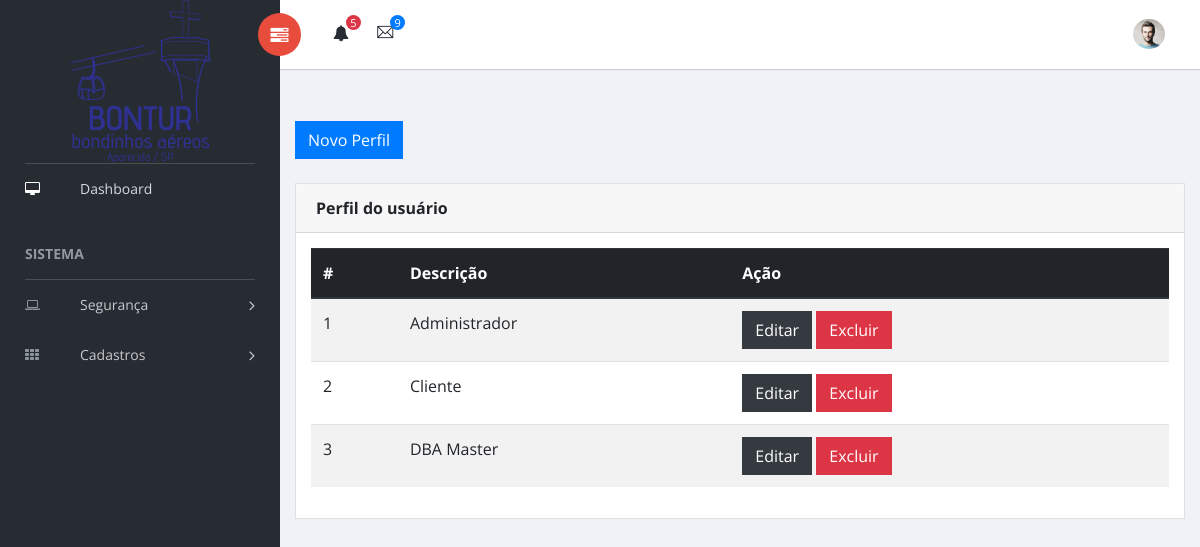
Before: /index.php?exe=perfil/index (signed in) with the older database file.
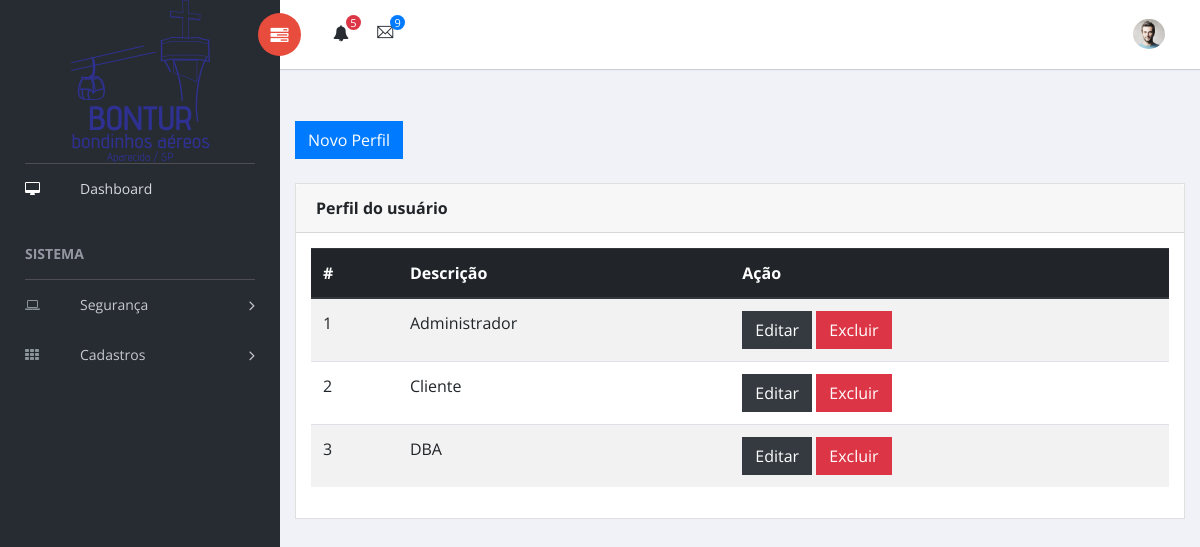
After: the same page with the newer database file.
### tables this page shows
CREATE TABLE IF NOT EXISTS `perfil` (
  `id` int(11) NOT NULL AUTO_INCREMENT,
  `descricao` varchar(100) NOT NULL,
  `permissoes` longtext,
  `data_cadastro` datetime NOT NULL DEFAULT CURRENT_TIMESTAMP,
  `data_alteracao` datetime NOT NULL DEFAULT CURRENT_TIMESTAMP ON UPDATE CURRENT_TIMESTAMP,
  PRIMARY KEY (`id`),
  FULLTEXT KEY `permissoes` (`permissoes`)
);

### src/model/TPerfilRecord.class.php (called while the page is built, shortened)
<?php
class TPerfilRecord extends TRecord
{
    public function getAllPerfil()
    {
        try {
            $criterio = new TCriterio();
            $criterio->add(new TFilter('id', '>', 0));
            $criterio->setProperty('ORDER', 'id');
            $repository = new TRepository('perfil');
            return $repository->load($criterio);
        } catch (Exception $e) {
            WSErro($e->getMessage(), WS_ERROR, 'Oppsss');
        }
    }
}

### src/ado/TFilter.class.php (called while the page is built, shortened)
<?php
class TFilter extends TExpression
{
    private $variable;
    private $operator;
    private $value;
    private function transform($value)
    {
        if (is_array($value)):
            foreach ($value as $x):
                if (is_integer($x)):
                    $foo[] = $x; elseif (is_string($x)):
                    $foo[] = "'$x'";
        endif;
        endforeach;
        $result = '(' . implode(',', $foo) . ')';
        elseif (is_string($value)):
            $result = "'$value'";
        elseif (is_null($value)):
            $result = 'NULL';
        elseif (is_bool($value)):
            $result = $value ? 'TRUE' : 'FALSE'; else:
            $result = $value;
        endif;
        return $result;
    }
    public function __construct($variable, $operator, $value)
    {
        $this->variable = $variable;
        $this->operator = $operator;
        $this->value = $this->transform($value);
    }
    public function dump()
    {
        return "{$this->variable} {$this->operator} {$this->value}";
    }
}

### src/ado/TCriterio.class.php (called while the page is built, shortened)
<?php
class TCriterio extends TExpression
{
    private $expressions;
    private $operators;
    private $properties;
    public function __construct()
    {
        $this->expressions = array();
        $this->operators = array();
    }
    public function add(TExpression $expression, $operator = self::AND_OPERATOR)
    {
        if (empty($this->expressions)) :
            unset($operator);
        endif;
        $this->operators[] = isset($operator) ? $operator : null;
        $this->expressions[] = $expression;
    }
    public function dump()
    {
        $result = '';
        if (is_array($this->expressions)) :
            foreach ($this->expressions as $i => $expression) :
                $operator = $this->operators[$i];
                $result .= $operator . $expression->dump() . ' ';
            endforeach;
            $result = trim($result);
            return "({$result})";
        endif;
    }
    public function setProperty($property, $value)
    {
        $property = strtolower($property);
        if (isset($value)) :
            $this->properties[$property] = $value;
        else :
            $this->properties[$property] = null;
        endif;
    }
    public function getProperty($property)
    {
        if (isset($this->properties[$property])) :
            return $this->properties[$property];
        endif;
    }
}

### src/ado/TRepository.class.php (called while the page is built, shortened)
<?php
final class TRepository
{
    private $class;
    public function __construct($class)
    {
        $this->class = $class;
    }
    public function load(TCriterio $criterio)
    {
        $sql = new TSQLSelect();
        $sql->addColumn('*');
        $sql->setEntity($this->class);
        $sql->setCriterio($criterio);
        if ($conn = TTransaction::get()) :
            $objeto = 'App\model\T' . ucwords($this->class) . 'Record';
            $sql->Execute(TSQLSelect::FETCH_OBJECT, $objeto, true);
            return $sql->getResult();
        else :
            throw new Exception('Não há transação ativa!');
        endif;
    }
}

### src/ado/TSQLSelect.class.php (called while the page is built, shortened)
<?php
class TSQLSelect extends TSqlInstruction
{
    private $Result;
    private $Columns;
    private function getTermos()
    {
        if ($this->Criterio) :
            $order = $this->Criterio->getProperty('order');
            $limit = $this->Criterio->getProperty('limit');
            $offset = $this->Criterio->getProperty('offset');
        endif;
    }
    private function getObjetos($object = null, $colletion = null)
    {
        if ($colletion) {
            $objetos = array();
            while ($row = parent::$Statement->fetchObject($object)) :
                $objetos[] = $row;
            endwhile;
            return $objetos;
        }
        return parent::$Statement->fetchObject(get_class($object));
    }
    protected function getColumns()
    {
        return implode(', ', $this->Columns);
    }
    public function addColumn($Coluna)
    {
        $this->Columns[] = $Coluna;
    }
    public function getResult()
    {
        return $this->Result;
    }
    public function Execute($fetch_style = self::FETCH_ALL, $object = null, $colletion = null)
    {
        parent::Connect();
        try {
            parent::$Statement->execute();
            if ($fetch_style != self::FETCH_ALL) :
                return $object ? $this->Result = $this->getObjetos(
                    $object,
                    $colletion
                ) : $this->Result = parent::$Statement->fetchObject();
            endif;
            $this->Result = parent::$Statement->fetchAll();
        } catch (PDOException $e) {
            WSErro("<b>Erro ao executar a consulta:</b> {$e->getMessage()}", $e->getCode());
        }
    }
}

### src/ado/TSqlInstruction.class.php (called while the page is built, shortened)
<?php
abstract class TSqlInstruction
{
    protected $Sql;
    protected static $Conn;
    protected function Connect()
    {
        self::$Conn = TConn::getInstance();
        self::$Statement = self::$Conn->prepare($this->Sql);
    }
    final public function setEntity($Entity)
    {
        $this->Entity = strtolower($Entity);
    }
    public function setCriterio(TCriterio $Criterio)
    {
        $this->Criterio = $Criterio;
    }
}

### src/ado/TConn.class.php (called while the page is built, shortened)
<?php
final class TConn
{
    private static $Host = HOST;
    private static $User = USER;
    private static $Pass = PASS;
    private static $Dbsa = DBSA;
    private static $Type = TIPO;
    private static $Instance;
    public static function getInstance()
    {
        try {
            if (self::$Instance == null) :
                switch (self::$Type) {
                    case 'mysql':
                        $dsn = 'mysql:host=' . self::$Host . ';dbname=' . self::$Dbsa;
                        $options = [PDO::MYSQL_ATTR_INIT_COMMAND => 'SET NAMES UTF8mb4'];
                        self::$Instance = new PDO($dsn, self::$User, self::$Pass, $options);
                        break;
                }
            endif;
        } catch (PDOException $e) {
            PHPErro($e->getCode(), $e->getMessage(), $e->getFile(), $e->getLine());
        }
        self::$Instance->setAttribute(PDO::ATTR_ERRMODE, PDO::ERRMODE_EXCEPTION);
        return self::$Instance;
    }
}

### src/ado/TTransaction.class.php (called while the page is built, shortened)
<?php
final class TTransaction
{
    private static $Logger;
    public static function setLogger(TLogger $logger)
    {
        self::$Logger = $logger;
    }
    public static function getLogger()
    {
        return self::$Logger;
    }
    public static function Log($message)
    {
        if (self::$Logger) :
            self::$Logger->write($message);
        endif;
    }
}

### src/ado/TLogger.class.php (called while the page is built, shortened)
<?php
abstract class TLogger
{
    public function __construct($FileName)
    {
        $this->FileName = $FileName;
    }
}

### src/ado/TLoggerHTML.class.php (called while the page is built, shortened)
<?php
class TLoggerHTML extends TLogger
{
    public function write($message)
    {
        $time = date("Y-m-d H:i:s");
        $text = "<p>\n";
        $text .= "    <b>$time</b>\n";
        $text .= "    <i>$message</i>\n";
        $text .= "</p>\n";
        $handler = fopen($this->FileName, 'a');
    }
}

### src/ado/TRecord.class.php (called while the page is built, shortened)
<?php
abstract class TRecord
{
    protected $data;
    public function __set($prop, $value)
    {
        $prop = strtolower($prop);
        if (method_exists($this, 'set' . $prop)) :
            call_user_func(array($this, 'set' . $prop), $value);
        else :
            $this->data[$prop] =  ($value == '' ? null : $value) ;
        endif;
    }
    public function __get($prop)
    {
        if (method_exists($this, 'get' . $prop)) :
            return call_user_func(array($this, 'get' . $prop));
        else :
            return $this->data[$prop];
        endif;
    }
    public function fromArray($data)
    {
        $data = array_map('strip_tags', $data);
        $data = array_map('trim', $data);
        $this->data = $data;
    }
}

### public/system/perfil/index.php (the view, shortened to what the changed rows need)
<div class="content mt-3">
    <br>
    <br>
    <div class="animated fadeIn">
        <div class="row">
            <div class="col-md-12">
                <div class="card">
                    <div class="card-body">
                        <div class="table-responsive">
                            <table class="table table-striped table-hover" id="tab_list">
                                <thead class="thead-dark">
                                <tr>
                                    <th>#</th>
                                    <th>Descrição</th>
                                    <th>Ação</th>
                                </tr>
                                </thead>
                                <?php
                                $perfis = new TPerfilRecord();
                                $dados = $perfis->getAllPerfil();
                                if ($dados) : ?>
                                    <tbody class="j_list">
                                    <?php
                                    foreach ($dados as $perfil) :
                                        ?>
                                        <tr id="<?= $perfil->id; ?>">
                                            <td><?= $perfil->id; ?></td>
                                            <td><?= $perfil->descricao; ?></td>
                                            <td>
                                                <button class="btn btn-dark j_edit" rel="<?= $perfil->id; ?>">
                                                    Editar
                                                </button>
                                                <button class="btn btn-danger j_delete" rel="<?= $perfil->id; ?>">
                                                    Excluir
                                                </button>
                                            </td>
                                        </tr>
                                    <?php endforeach; ?>
                                    </tbody>
                                <?php endif; ?>
                        </div>
                    </div>
                </div>
            </div>
        </div>
    </div>
</div>

Changed rows visible on the page:
changed perfil id 3: descricao "DBA Master" → "DBA"
